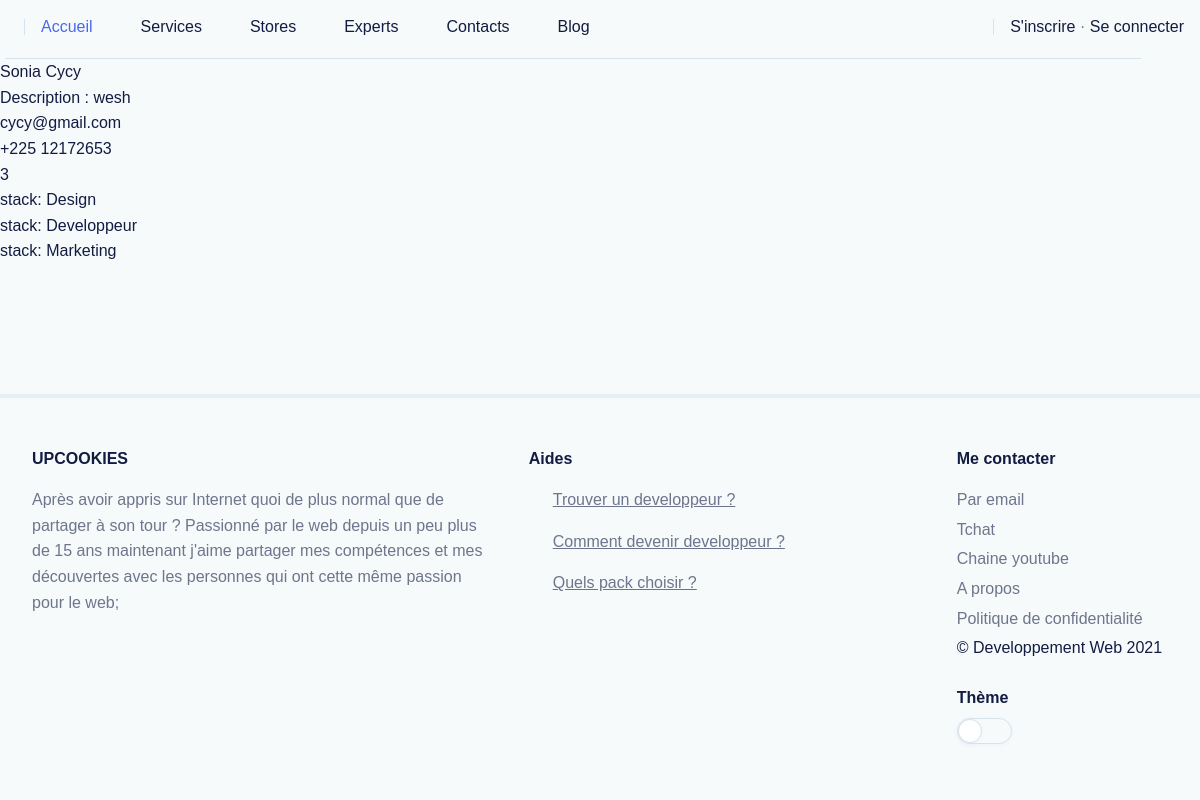
Page /services/experts/sonia/ on the committed database.
### services/models.py (models this page shows, shortened)
class Experts(models.Model):
	name = models.CharField(max_length=255)
	surname = models.CharField(max_length=255)
	slug = models.SlugField(max_length=200, null=True)
	email = models.EmailField(unique=True)
	description = models.TextField()
	phone = models.CharField(max_length=25)
	whatsapp = models.CharField(max_length=25)
	telegram = models.CharField(max_length=25)
	note = models.IntegerField(default=3)
	stacks = models.ManyToManyField(Stacks)
	class Meta:
		verbose_name = "Experts"
		verbose_name_plural = "Experts"

class Stacks(models.Model):
	name = models.CharField(max_length=255)
	competences = models.ManyToManyField(Competences)
	slug = models.SlugField(max_length=200, unique=True, null=True)
	class Meta:
		verbose_name = "Stacks"
		verbose_name_plural = "Stacks"

### services/views.py (the view)
# urls.py: path('experts/<slug:slug>/', views.details_experts, name='details_experts'),
def details_experts(request, slug):
    experts = get_object_or_404(Experts, slug=slug)
    return render(request, 'experts/experts_page.html', {'experts':experts})

### templates/experts/experts_page.html (shortened to what this page needs)
{% extends '../base.html' %}
{% load static %}
{% block content %}
	<h2>{{ experts.name }}
	{{ experts.surname }}</h2>
	<p>Description : {{ experts.description|slice:":355" }}</p>
	<p>{{ experts.email }}</p>
	<p>{{ experts.phone }}</p>
	<p>{{ experts.note }}</p>
	{% for a in experts.stacks.all %}
		<p>stack: {{ a.name }}</p>
	{% endfor %}
{% endblock %}

### rows in the picture
Experts: name "Sonia", surname "Cycy", description "wesh", email "cycy@gmail.com", phone "+225 12172653", note "3"
Stacks: name "Design"
Stacks: name "Developpeur"
Stacks: name "Marketing"
